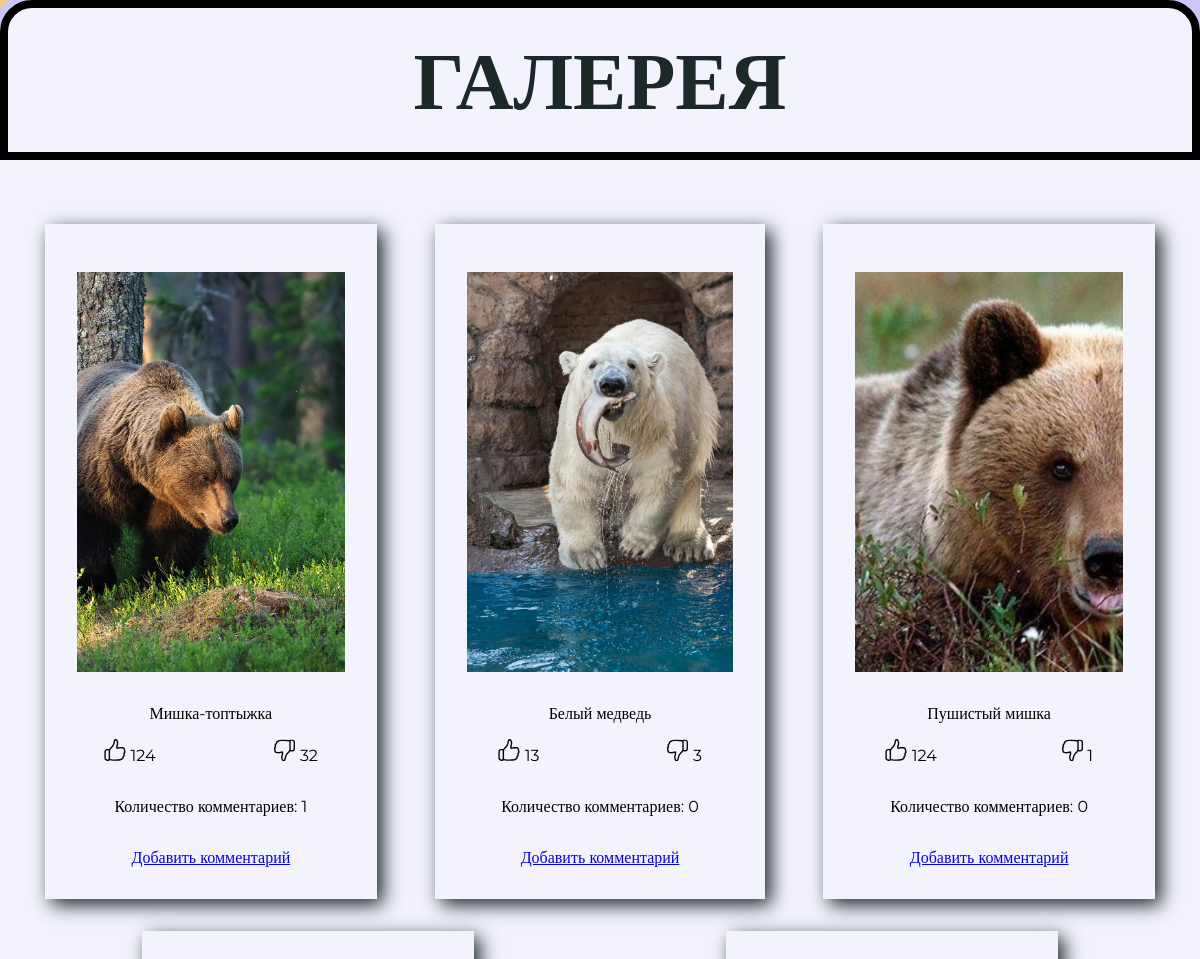
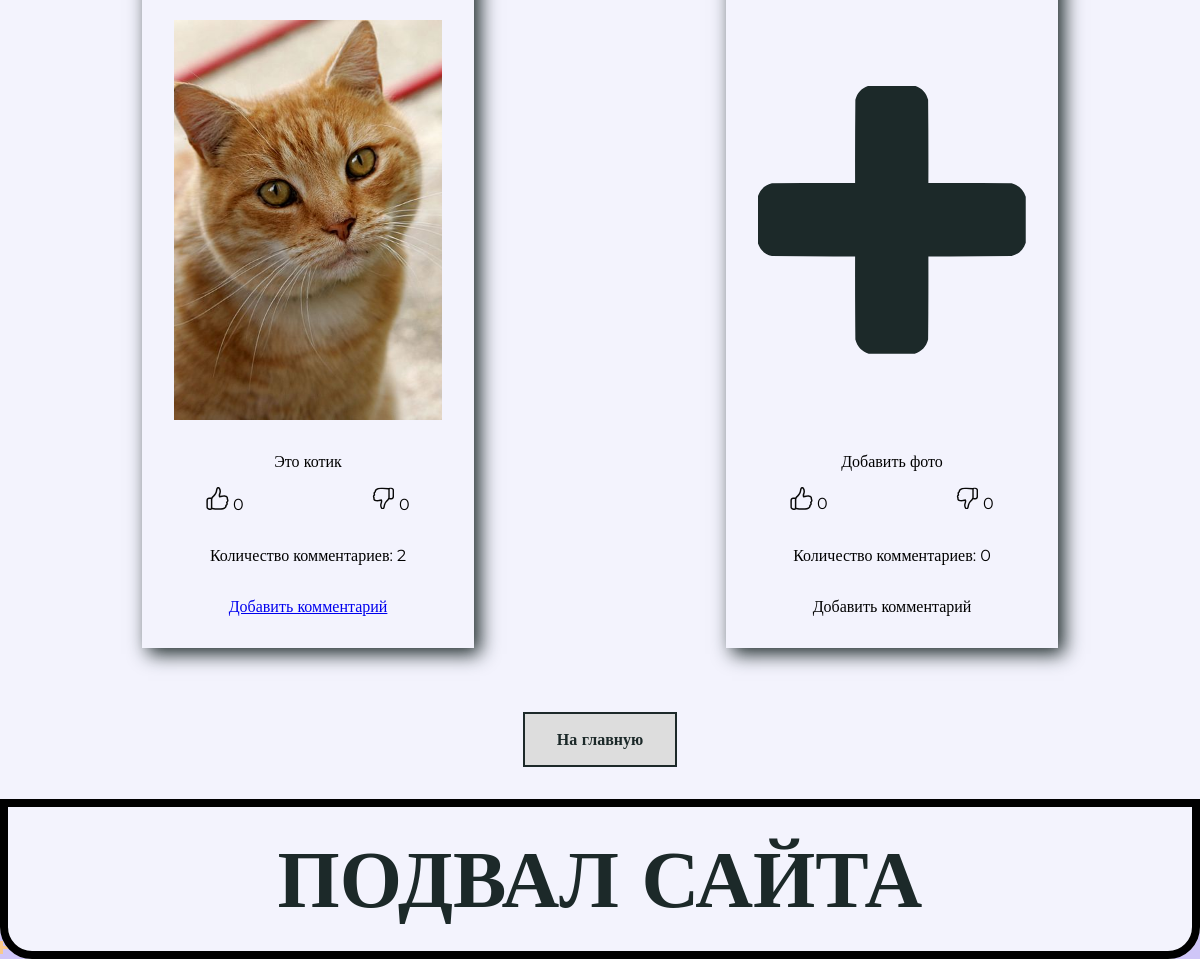
/galary/index.php?route=cat&category=bears, run on the app's committed database (2 pictures, top to bottom).
### tables this page shows
CREATE TABLE `img` (
  `id` int NOT NULL,
  `img_num` int NOT NULL,
  `img_desc` tinytext NOT NULL,
  `link` tinytext NOT NULL,
  `like` int UNSIGNED NOT NULL,
  `dislike` int UNSIGNED NOT NULL
);

### galary/index.php (called while the page is built, shortened)
<?php
$base_path = __DIR__ . '/';
require_once $base_path . 'router.php';

### galary/cat.php (the view, shortened to what this page needs)
<?php require_once $base_path . '/__header.php'; ?>
<div class="photo_albom">
<?php global $ctt;
$connection = new PDO('mysql:host=localhost;dbname=galary_bd;charset=utf8',\Settings\USER_NAME,\Settings\PASSWORD);
$res = $connection->query("SELECT id FROM category WHERE category = '$ctt';");
foreach ($res as $result){
$ident = $result['id'];
}
$res = $connection->query("SELECT * FROM img WHERE id = '$ident';");
foreach ($res as $result){
    $img_number = $result["img_num"];
    ?>
    <div class="photo_item" id="<?php echo $img_number ?>">
    <a href="<?php echo $result['link'] ?>"><img src="<?php echo $result['link'] ?>" ></a>
    <span class="description_image"><?php echo $result['img_desc'] ?></span>
    <div class="like_dislike">
    <div class="like"><a href=""><img class="like_img" src="img/like.svg"></a>
    <span class="span_like"><?php echo $result['like'] ?></span>
    </div>
    <div class="dislike"><a href=""><img class="dis_like_img" src="img/like.svg"></a>
    <span class="span_dislike"><?php echo $result['dislike'] ?></span>
    </div>
    </div>
    <div>
        Количество комментариев:
        <?php
        $result_count = $connection->query("SELECT COUNT(*) AS comment_count FROM comment WHERE img_num = '$img_number';");
        foreach ($result_count as $r_s){
            echo $r_s['comment_count'];
        }
        ?>
    </div>
    <div>
        <a href="/?route=add_comment&category=<?php echo $ctt ?>&img_id=<?php echo $img_number ?>">Добавить комментарий</a>
    </div>
    </div>
    <?php } ?>
    <div class="photo_item">
    <a href="/?route=img_add&category=<?php echo $ctt ?>"><img style="object-fit:contain;" src="img/plus.svg"></a>
    <span class="description_image">Добавить фото</span>
    <div class="like_dislike">
    <div class="like"><a href=""><img class="like_img" src="img/like.svg"></a>
    0
    </div>
    <div class="dislike"><a href=""><img class="dis_like_img" src="img/like.svg"></a>
    0
    </div>
    </div>
    <div>
        Количество комментариев: 0
    </div>
    <div>
        Добавить комментарий
    </div>
</div>
    </div>
    <a class="back_btn" href='/'>На главную</a>
<?php require_once $base_path . '/__footer.php'; ?>

### galary/style.css (style rules this page uses)
:root { box-sizing: border-box; }
body,html { width: 100%; height: 100%; background: repeating-linear-gradient(to right, transparent 0, transparent 8px, var(--main_color) 8px, var(--main_color) 122px, transparent 122px, transparent 127px), repeating-linear-gradient(180deg, transparent 0, transparent 8px, var(--main_color) 8px, var(--main_color) 122px, transparent 122px, transparent 127px), repeating-linear-gradient(180deg, rgb(249, 201, 139), rgb(249, 201, 139) 3px, transparent 3px, transparent 127px), repeating-linear-gradient(to right, rgb(249, 201, 139), rgb(249, 201, 139) 3px, var(--main_color) 3px, var(--main_color) 127px); margin: 0; padding: 0; }
.photo_albom { width: 100%; display: flex; flex-wrap: wrap; justify-content: space-around; align-items: center; margin: 3rem auto; }
.photo_item { max-width: 400px; min-height: 550px; margin: 1rem; display: flex; justify-content: space-around; padding: 1rem 0; flex-direction: column; box-shadow: 6px 6px 18px rgb(28, 41, 41); }
.photo_item >a { display: block; max-width: 300px; margin: 1rem; padding: 1rem; }
.photo_item >a >img { display: block; width: 100%; height: 400px; object-fit: cover; }
.photo_item >div { margin: 1rem auto; }
.back_btn { padding: 1rem 2rem; background-color: #dddddd; color: rgb(28, 41, 41); text-decoration: none; font-weight: 700; border: 2px solid rgb(28, 41, 41); margin-bottom: 2rem; }
.like_dislike { width: 100%; display: flex; flex-wrap: wrap; }
.like_img, .dis_like_img { width: 1.4rem; }
.dis_like_img { transform: rotate(180deg); }

### data on the page
img: link (picture), img_desc "Мишка-топтыжка", like "124", dislike "32", comment_count "1"
img: link (picture), img_desc "Белый медведь", like "13", dislike "3", comment_count "0"
img: link (picture), img_desc "Пушистый мишка", like "124", dislike "1", comment_count "0"
img: link (picture), img_desc "Это котик", like "0", dislike "0", comment_count "2"
